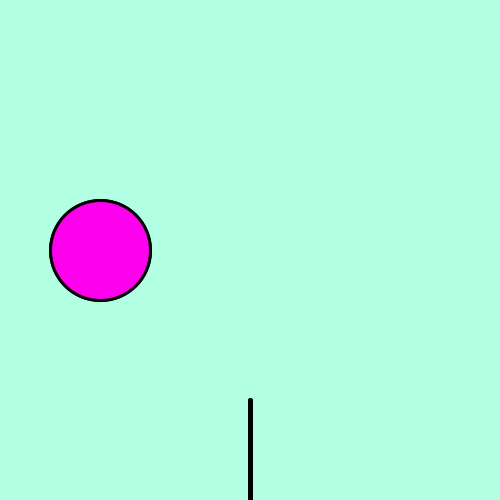
Frame 1 (no input)
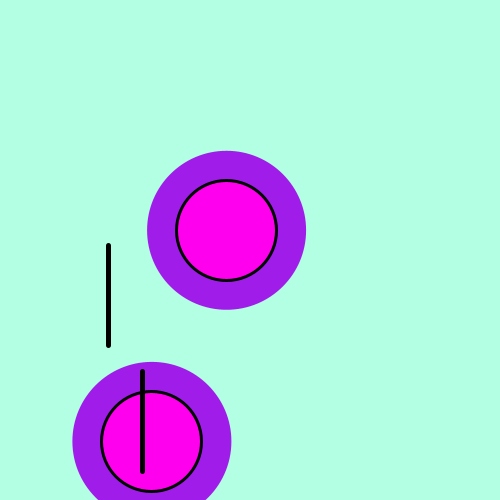
Frame 60 (the mouse pressed at the canvas centre just before this capture)
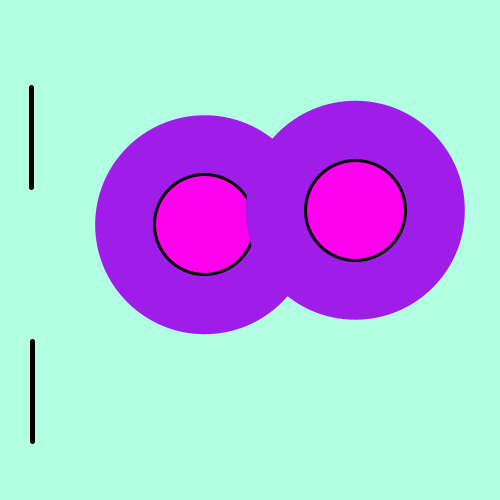
Frame 120 (the mouse held since frame 60 and released just before this capture)

The Processing sketch that drew these frames (run headless with seeded random() and noise(); from frame 60 on, the mouse is pressed at the canvas centre):

// Processing sketch: flomars10t00
// ── flomars10t00.pde
//variables

Florencia n, m; //nuevo datatype

void setup(){
  size(500, 500);
  n = new Florencia();
  m = new Florencia();
}

void draw(){
  background(#B2FFE3);
  n.function();
  n.movimiento();
  m.function();
  m.movimiento();

}
// ── Florencia.pde
class Florencia {
  //variables
  float x, y, a, b, z, vx, vy, va, vb;
  color c, d;
  //constructor
  Florencia() {
    x = 100;
    y = 250;
    a = 100;
    b = 300;
    z = 100;
    vx = random(-3, 3);
    va = random(-5, 5);
    vy = random(-4, 4);
    vb = random(-5, 5);
    c = color(#FF00EF);
    d = color(#A01CE8);
  }
  //metodos
  void movimiento () {
    x += vx;
    y += vy;
    a += va;
    b += vb;
    z ++;

    if (x > 450 || x < 50) {
      vx *= -1;
    }
    if (y > 450 || y < 50) {
      vy *= -1;
    }
    
    if (a < -150 || a > 350) {
      va *= -1;
     
    }
    if (b < -100  || b > 300) {
      vb *= -1;
    }
    
    if(z >  50){
      z *= -1;
    }
    if(z < 1){
      z *= -1;
    }

}
  


  void function () {
    
    
     noStroke();
    fill(d);
    ellipse(x, y,  z,  z);
   
    strokeWeight(3);
    stroke(0);
    fill(c);
    ellipse(x, y,  100,  100);
    
    strokeWeight(5);
    stroke(0);
    fill(d);
    line(a + 150, b + 150,  a + 150, b + 150);
    line(a + 150, b + 200,  a + 150, b + 100);
    
    
    }
  }
